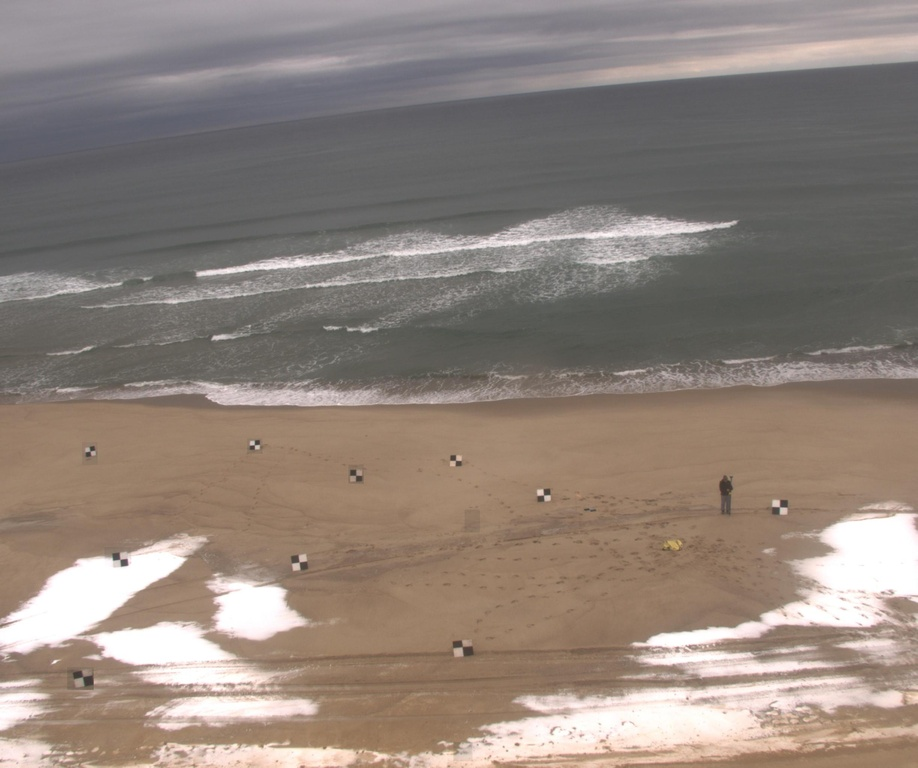
#> input picture Shorescan_hpc/runup-Chelsea/CACO03_c1.jpg, 918 x 768 px, shrunk from 2448 x 2048 before the run
$ python -i utils_CIRN.py   (imports and definitions only)
#> lines starting #> are read from the running program, lines starting #| are printed output that depends on the picture
#> further down, picture is the input picture: shape (768, 918, 3); mean B, G, R 122.5, 130.9, 143.5
"""
utils_CIRN.py

This module provides functions for rectifing imagery - based on CIRN QCIT toolbox

"""
import json
import math
import os
from tkinter import Tk, filedialog, messagebox

import cv2
import numpy as np
import scipy.ndimage
from scipy import interpolate
import utm


# [798 lines left out: functions CIRNangles2R, undistortUV, distortUV, intrinsicsExtrinsics2P, uv_to_xyz, dist_uv_to_xyz and 10 more, not called in this run]

def filter_regions(img):
    """
    Filters regions in an image by finding and keeping only the largest contour.

    :param img (ndarray): Input image to process, in BGR color format.

    :return:
    - img (ndarray): The input image with all regions outside the largest contour set to black.
    - contours (list): A list of contours found in the binary mask of the image.
    """
    # Load image and convert to grayscale
    gray_image = cv2.cvtColor(img, cv2.COLOR_BGR2GRAY)
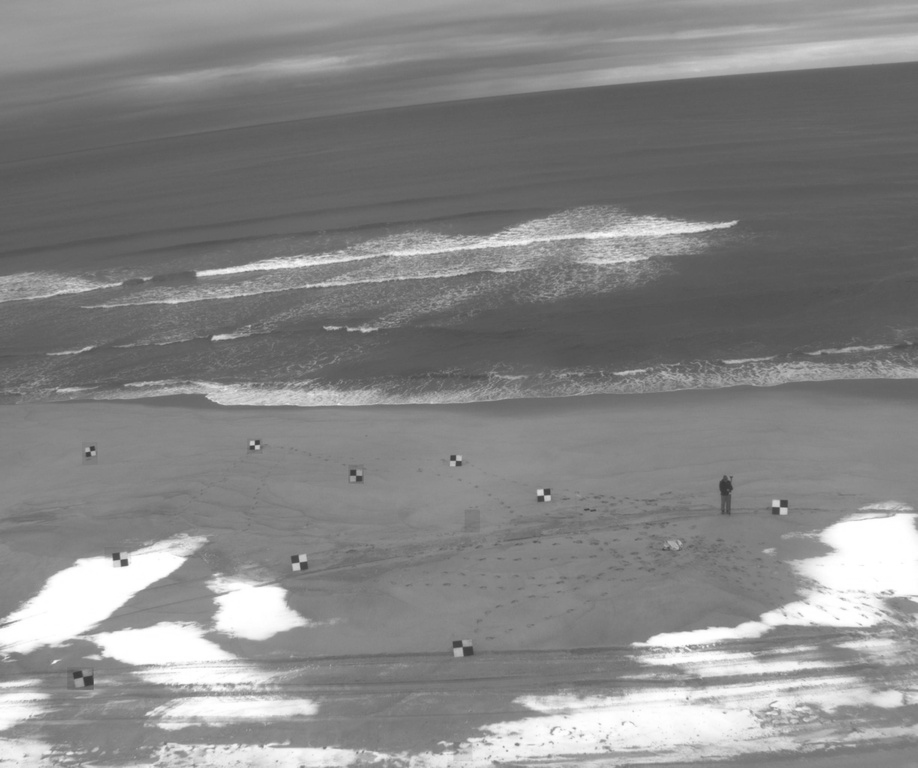
#> gray_image: shape (768, 918); min 54, max 255, mean 133.7

    # Apply thresholding
    threshold = 10  # Adjust if necessary
    _, binary_mask = cv2.threshold(gray_image, threshold, 255, cv2.THRESH_BINARY)
#> binary_mask: shape (768, 918); every value is 255

    # Find contours
    contours, _ = cv2.findContours(binary_mask, cv2.RETR_EXTERNAL, cv2.CHAIN_APPROX_SIMPLE)
#> contours = [[[0, 0], [0, 767], [917, 767], [917, 0]]]

    if not contours:
        return None  # No contours found
        print('no grayscale contours found')

    # Find the largest contour based on area
    largest_contour = max(contours, key=cv2.contourArea)
#> largest_contour = [[0, 0], [0, 767], [917, 767], [917, 0]]

    # Create an empty mask (same shape as binary_mask) filled with zeros
    largest_contour_mask = np.zeros_like(binary_mask)

    # Draw only the largest contour
    cv2.drawContours(largest_contour_mask, [largest_contour], -1, color=255, thickness=cv2.FILLED)
    img[largest_contour_mask == 0] = [0,0,0]
    return img, contours

# [19 lines left out: function prompt_for_directory, not called in this run]

>>> import cv2
>>> picture = cv2.imread('../CACO03_c1.jpg')
>>> result = filter_regions(picture)

$ run again, on Shorescan_hpc/runup-Chelsea/CACO03_c2.jpg
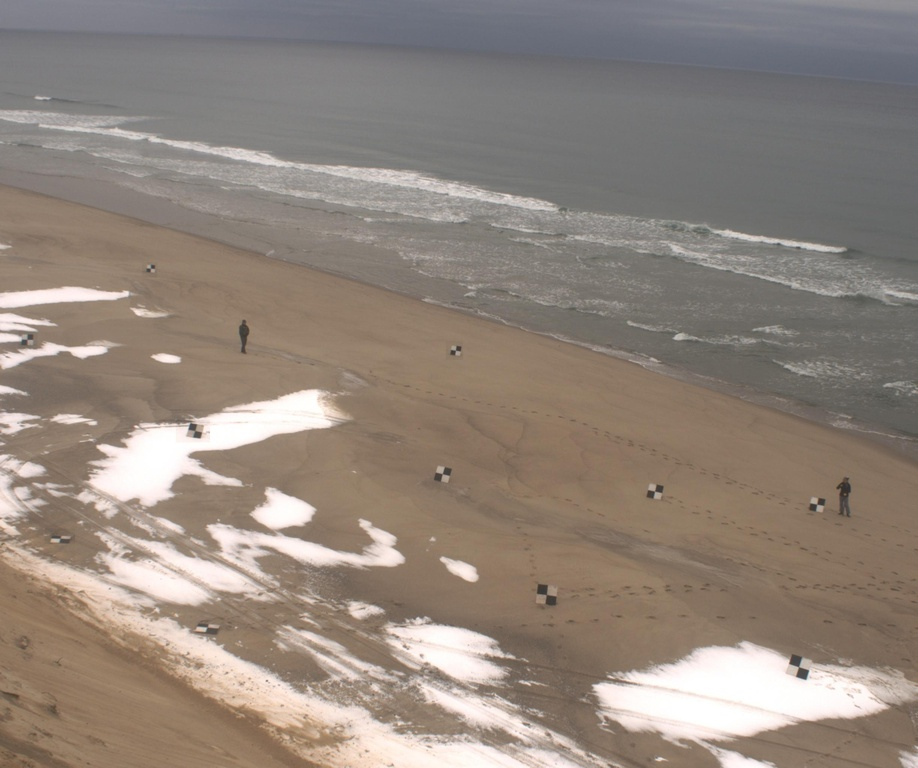
#> input picture Shorescan_hpc/runup-Chelsea/CACO03_c2.jpg, 918 x 768 px, shrunk from 2448 x 2048 before the run
#> picture is the input picture: shape (768, 918, 3); mean B, G, R 123.7, 133.2, 145.1
#> in filter_regions, `gray_image = cv2.cvtColor(img, cv2.COLOR_BGR2GRAY)`:
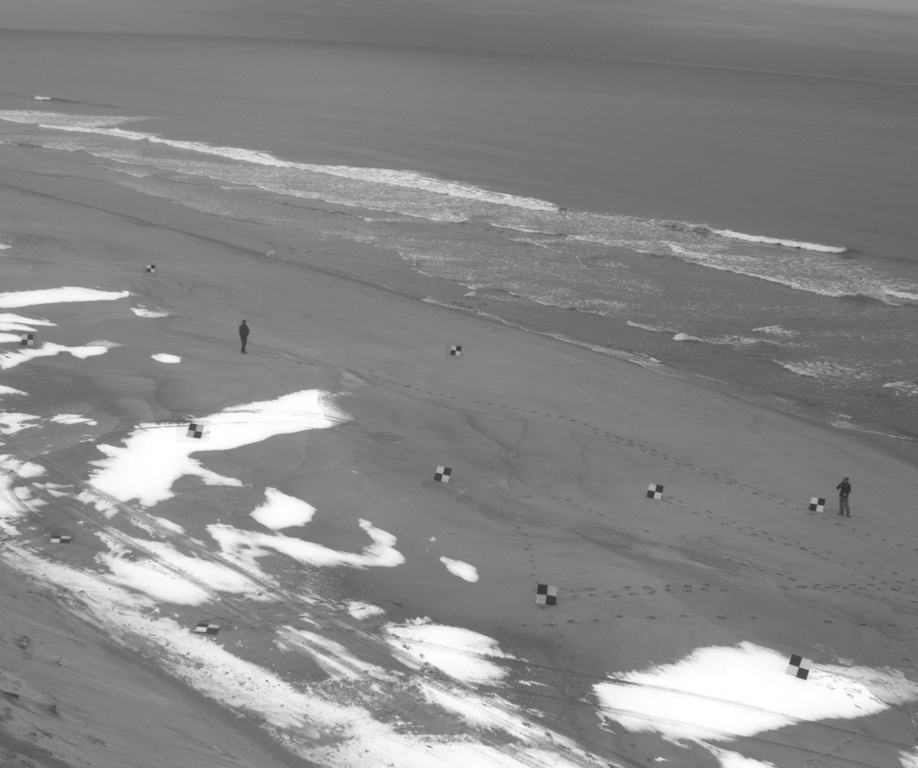
#> gray_image: shape (768, 918); min 46, max 255, mean 135.7
#> binary_mask: shape (768, 918); every value is 255
#> contours = [[[0, 0], [0, 767], [917, 767], [917, 0]]]
#> largest_contour = [[0, 0], [0, 767], [917, 767], [917, 0]]
